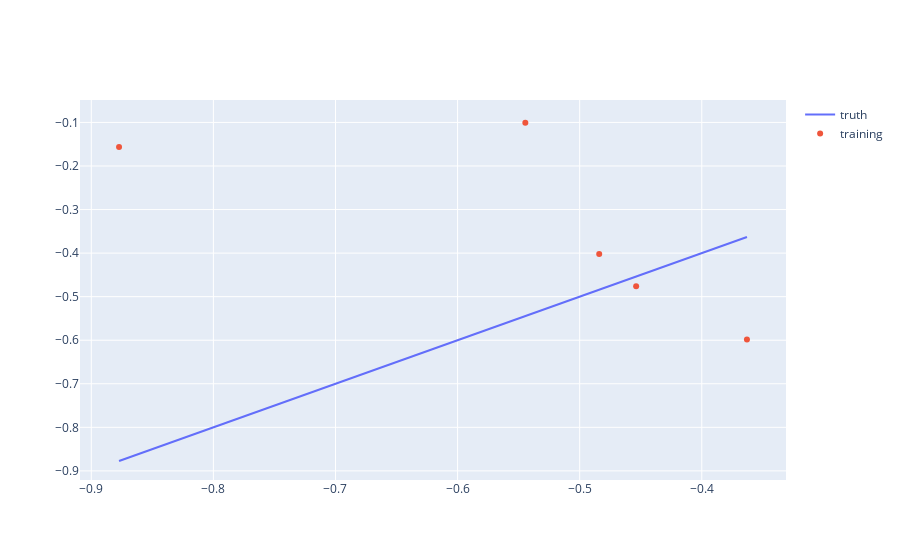

The notebook cell this image was saved under:
### Code cell
fig = go.Figure()

fig.add_trace(
    go.Scatter(x = [pred_table[pred_table["train_mask"]+pred_table["val_mask"]]["true_values"].min(),pred_table[pred_table["train_mask"]+pred_table["val_mask"]]["true_values"].max()],
               y = [pred_table[pred_table["train_mask"]+pred_table["val_mask"]]["true_values"].min(),pred_table[pred_table["train_mask"]+pred_table["val_mask"]]["true_values"].max()],
               name = "truth",
               mode = "lines")
)

fig.add_trace(
    go.Scatter(x = pred_table[pred_table["train_mask"]]["true_values"],
               y = pred_table[pred_table["train_mask"]]["pred_values"],
               name = "training",
               mode = "markers")
)

fig.add_trace(
    go.Scatter(x = pred_table[pred_table["val_mask"]]["true_values"],
               y = pred_table[pred_table["val_mask"]]["pred_values"],
               name = "validation",
               mode = "markers")
)



fig

### Figure 1 — Plotly figure (JSON) as saved in the notebook; plotly's stock layout.template omitted (floating-point values rounded to 4 significant figures)
{"data": [{"mode": "lines", "name": "truth", "type": "scatter", "x": [-0.8773, -0.363], "y": [-0.8773, -0.363]}, {"mode": "markers", "name": "training", "type": "scatter", "x": [-0.484, -0.8773, -0.363, -0.5445, -0.4538], "y": [-0.4019, -0.1563, -0.5983, -0.1007, -0.476]}, {"mode": "markers", "name": "validation", "type": "scatter", "x": [], "y": []}], "layout": {}}
